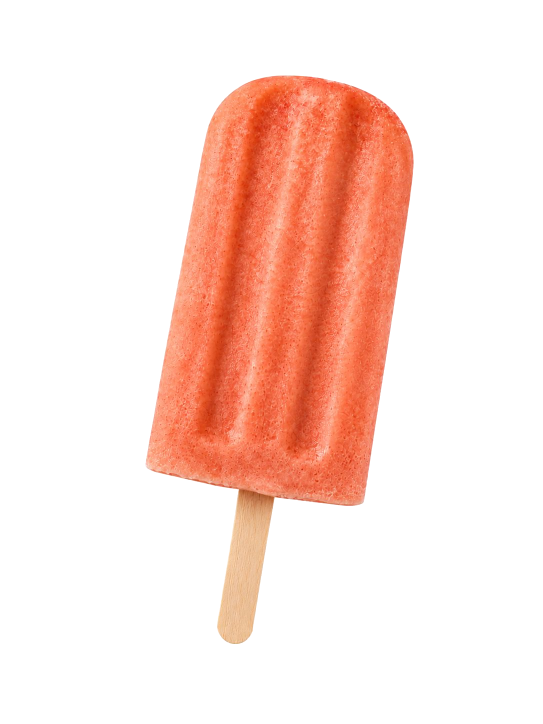
#> input picture assets/images/products/ijsje-stok.png, 1086 x 1448 px, given in place of _source_with_plastic.png, which was not available (shown at 1/2 size)
$ python remove_checkerboard.py
#> lines starting #> are read from the running program, lines starting #| are printed output that depends on the picture; after the words box and inside, x2 and y2 are one past the last pixel; in counts of white or black regions, pixels touching at a corner belong together; pictures that were not available may be replaced by others from this repository, and a replacement may not be noted
"""Remove baked-in checkerboard from PNG while keeping plastic wrap visible."""
from __future__ import annotations

from collections import deque
from pathlib import Path

import numpy as np
from PIL import Image, ImageFilter

ROOT = Path(__file__).resolve().parents[1]
SRC = ROOT / "assets/images/products/_source_with_plastic.png"
DST = ROOT / "assets/images/products/verpakking-voorkant.png"
JPG = DST.with_suffix(".jpg")
BRAND_BG = (253, 238, 240)


def is_checker_pixel(rgb: np.ndarray) -> bool:
    r, g, b = int(rgb[0]), int(rgb[1]), int(rgb[2])
    if abs(r - g) > 12 or abs(g - b) > 12 or abs(r - b) > 12:
        return False
    return min(r, g, b) >= 232


def flood_transparent_mask(arr: np.ndarray) -> np.ndarray:
    h, w, _ = arr.shape
#> h = 1448; w = 1086
    visited = np.zeros((h, w), dtype=bool)
    alpha = np.full((h, w), 255, dtype=np.uint8)
    queue: deque[tuple[int, int]] = deque()

    for y in range(h):
        for x in range(w):
            if x not in (0, w - 1) and y not in (0, h - 1):
                continue
            if is_checker_pixel(arr[y, x]):
                queue.append((x, y))
                visited[y, x] = True
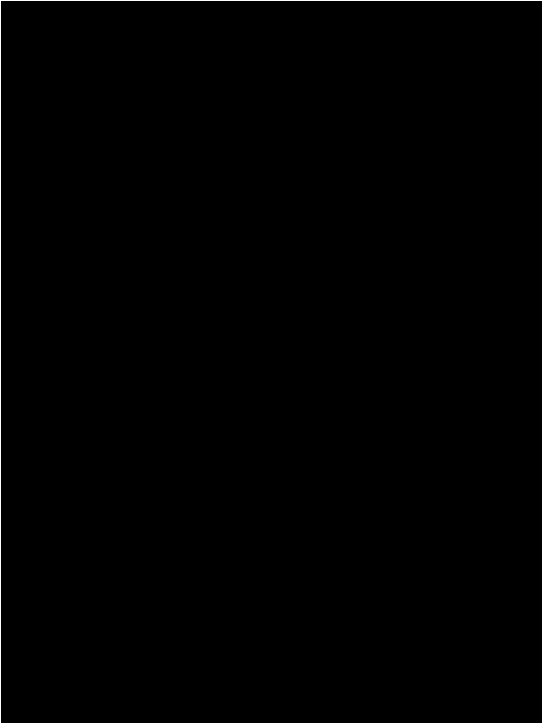
#> visited: shape (1448, 1086) bool (shown at 1/2 size); 0.32% white in thin lines or dots

    while queue:
        x, y = queue.popleft()
        alpha[y, x] = 0
        for dx, dy in ((1, 0), (-1, 0), (0, 1), (0, -1)):
            nx, ny = x + dx, y + dy
            if 0 <= nx < w and 0 <= ny < h and not visited[ny, nx] and is_checker_pixel(arr[ny, nx]):
                visited[ny, nx] = True
                queue.append((nx, ny))
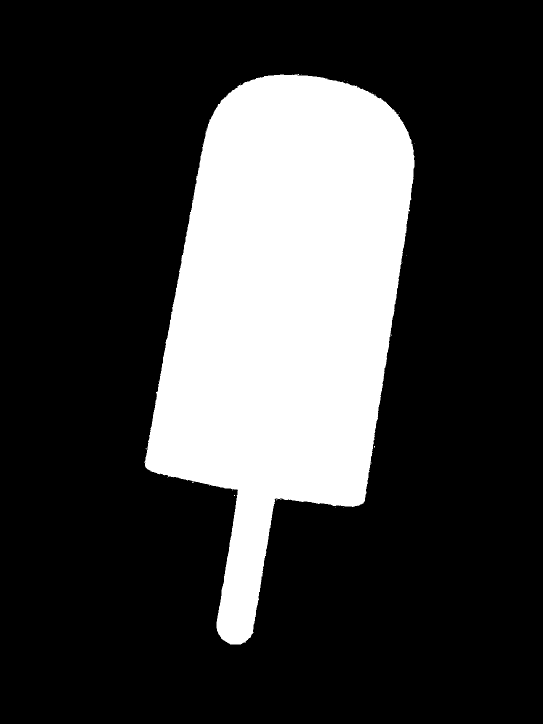
#> alpha: shape (1448, 1086) (shown at 1/2 size); 23.8% white; 30 white regions (29 under 20 px), largest, box (x1, y1, x2, y2) and area: (290, 148, 829, 1289) 374949

    return alpha


def soften_alpha(img: Image.Image) -> Image.Image:
    r, g, b, a = img.convert("RGBA").split()
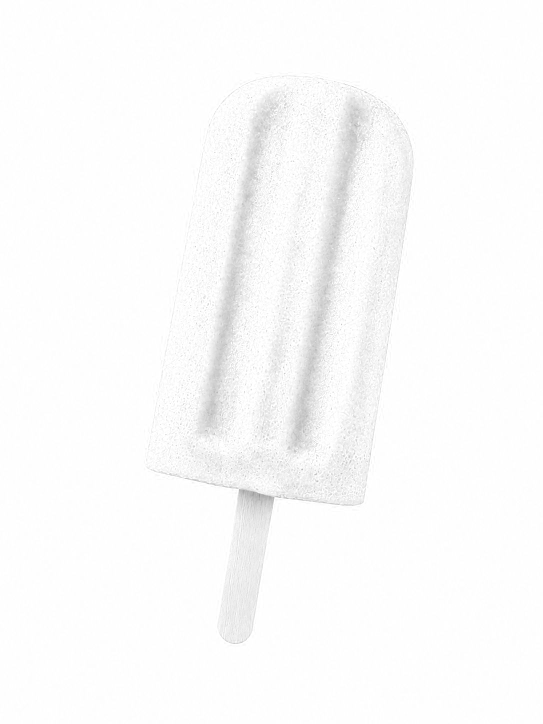
#> r: PIL image 1086x1448 L (shown at 1/2 size); min 143, max 255, mean 250.9
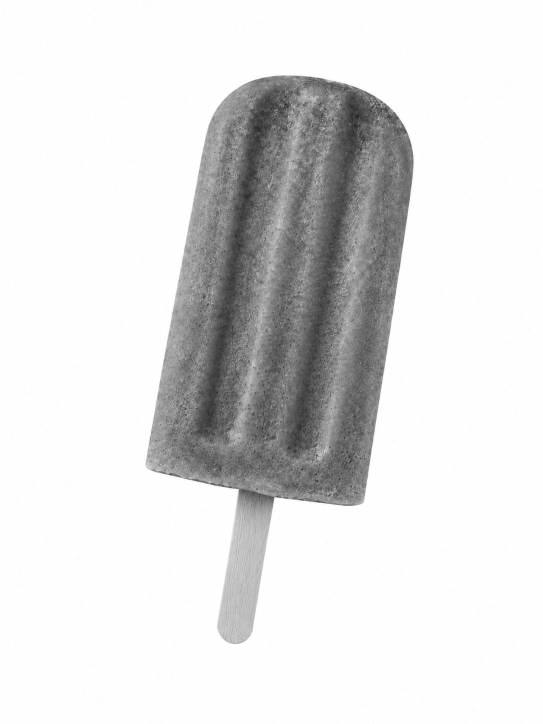
#> g: PIL image 1086x1448 L (shown at 1/2 size); min 30, max 255, mean 223.3
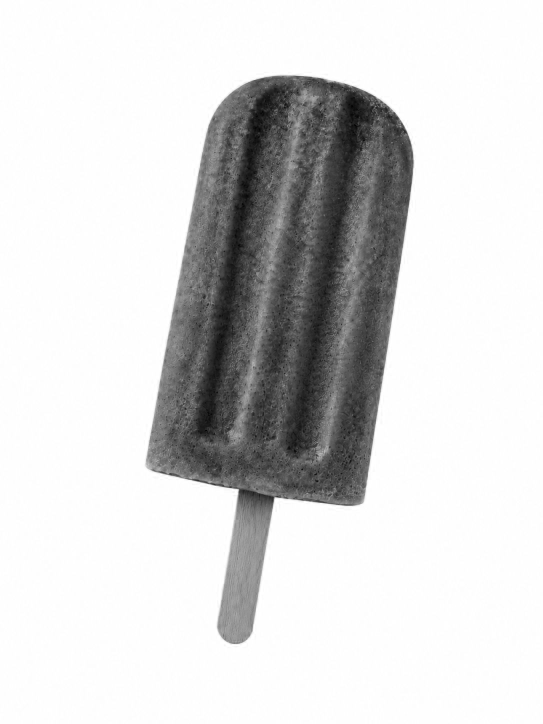
#> b: PIL image 1086x1448 L (shown at 1/2 size); min 0, max 255, mean 214.8
    a = a.filter(ImageFilter.MaxFilter(3))
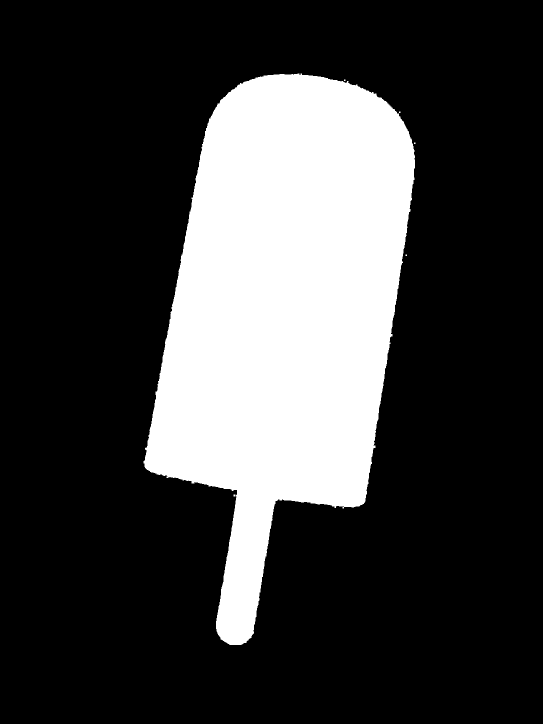
#> a: PIL image 1086x1448 L (shown at 1/2 size); 24.1% white; 6 white regions (5 under 20 px), largest, box (x1, y1, x2, y2) and area: (287, 147, 830, 1290) 378873
    a = a.filter(ImageFilter.GaussianBlur(radius=0.8))
    return Image.merge("RGBA", (r, g, b, a))


def main() -> None:
    rgb = Image.open(SRC).convert("RGB")
    arr = np.array(rgb)
    alpha = flood_transparent_mask(arr)
    rgba = Image.merge("RGBA", (*rgb.split(), Image.fromarray(alpha)))
    rgba = soften_alpha(rgba)
    rgba.save(DST, optimize=True)

    bg = Image.new("RGB", rgba.size, BRAND_BG)
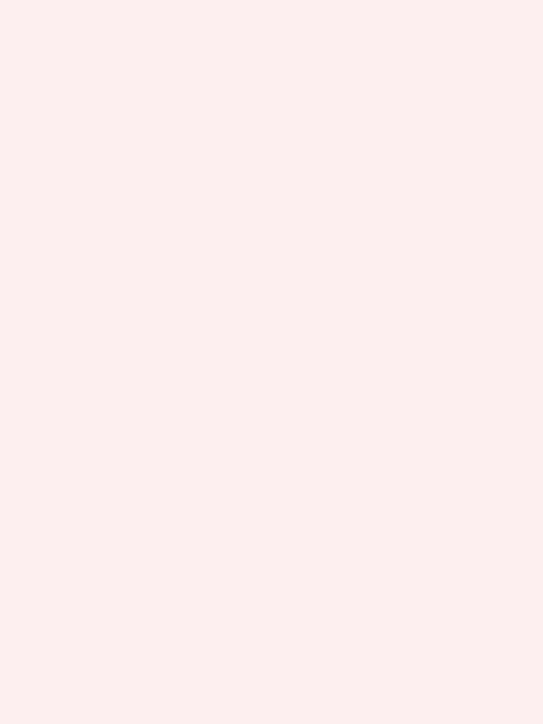
#> bg: PIL image 1086x1448 RGB (shown at 1/2 size); mean R, G, B 253, 238, 240
    bg.paste(rgba, mask=rgba.split()[3])
    bg.save(JPG, "JPEG", quality=88, optimize=True, progressive=True)
    print(f"Wrote {DST} and {JPG}")


if __name__ == "__main__":
    main()
